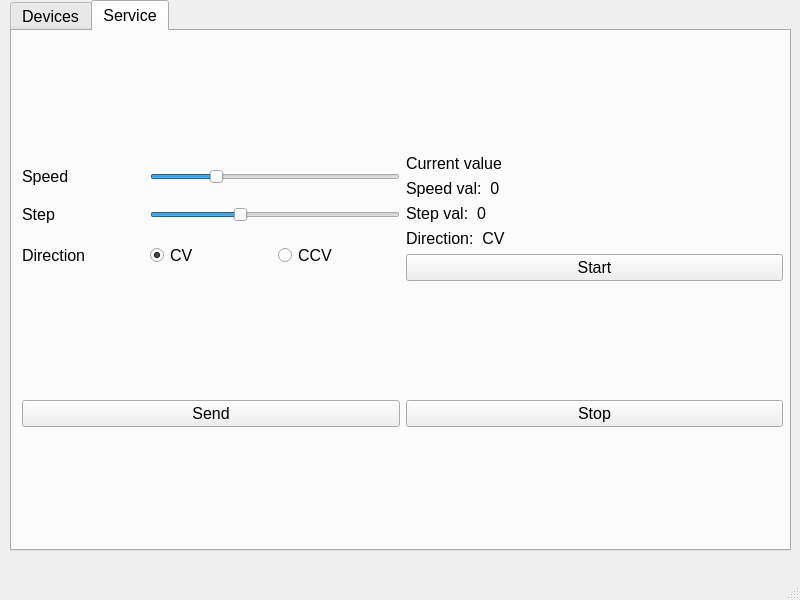
<?xml version="1.0" encoding="UTF-8"?>
<ui version="4.0">
 <class>MainWindow</class>
 <widget class="QMainWindow" name="MainWindow">
  <property name="geometry">
   <rect>
    <x>0</x>
    <y>0</y>
    <width>800</width>
    <height>600</height>
   </rect>
  </property>
  <property name="windowTitle">
   <string>MainWindow</string>
  </property>
  <widget class="QWidget" name="centralwidget">
   <widget class="QTabWidget" name="ServiceWidget">
    <property name="geometry">
     <rect>
      <x>10</x>
      <y>0</y>
      <width>781</width>
      <height>551</height>
     </rect>
    </property>
    <property name="font">
     <font>
      <pointsize>12</pointsize>
     </font>
    </property>
    <property name="currentIndex">
     <number>1</number>
    </property>
    <widget class="QWidget" name="tab">
     <attribute name="title">
      <string>Devices</string>
     </attribute>
    </widget>
    <widget class="QWidget" name="tab_2">
     <attribute name="title">
      <string>Service</string>
     </attribute>
     <widget class="QWidget" name="">
      <property name="geometry">
       <rect>
        <x>10</x>
        <y>10</y>
        <width>761</width>
        <height>501</height>
       </rect>
      </property>
      <layout class="QGridLayout" name="gridLayout_3">
       <item row="0" column="1">
        <layout class="QVBoxLayout" name="verticalLayout">
         <item>
          <layout class="QGridLayout" name="gridLayout_2">
           <item row="0" column="0" colspan="2">
            <widget class="QLabel" name="label_4">
             <property name="font">
              <font>
               <pointsize>12</pointsize>
              </font>
             </property>
             <property name="toolTipDuration">
              <number>5</number>
             </property>
             <property name="text">
              <string>Current value</string>
             </property>
            </widget>
           </item>
           <item row="1" column="0" colspan="2">
            <widget class="QLabel" name="label_5">
             <property name="font">
              <font>
               <pointsize>12</pointsize>
              </font>
             </property>
             <property name="text">
              <string>Speed val:  0</string>
             </property>
            </widget>
           </item>
           <item row="2" column="0" colspan="2">
            <widget class="QLabel" name="label_6">
             <property name="font">
              <font>
               <pointsize>12</pointsize>
              </font>
             </property>
             <property name="text">
              <string>Step val:  0</string>
             </property>
            </widget>
           </item>
           <item row="3" column="0" colspan="2">
            <widget class="QLabel" name="label_7">
             <property name="font">
              <font>
               <pointsize>12</pointsize>
              </font>
             </property>
             <property name="text">
              <string>Direction:  CV</string>
             </property>
            </widget>
           </item>
          </layout>
         </item>
         <item>
          <widget class="QPushButton" name="pushButton_2">
           <property name="font">
            <font>
             <pointsize>12</pointsize>
            </font>
           </property>
           <property name="text">
            <string>Start</string>
           </property>
          </widget>
         </item>
        </layout>
       </item>
       <item row="1" column="0">
        <widget class="QPushButton" name="pushButton">
         <property name="font">
          <font>
           <pointsize>12</pointsize>
          </font>
         </property>
         <property name="text">
          <string>Send</string>
         </property>
        </widget>
       </item>
       <item row="1" column="1">
        <widget class="QPushButton" name="pushButton_3">
         <property name="font">
          <font>
           <pointsize>12</pointsize>
          </font>
         </property>
         <property name="text">
          <string>Stop</string>
         </property>
        </widget>
       </item>
       <item row="0" column="0">
        <layout class="QGridLayout" name="gridLayout">
         <item row="1" column="0">
          <widget class="QLabel" name="label_2">
           <property name="font">
            <font>
             <pointsize>12</pointsize>
            </font>
           </property>
           <property name="text">
            <string>Step</string>
           </property>
          </widget>
         </item>
         <item row="1" column="1" colspan="2">
          <widget class="QSlider" name="Step_slider">
           <property name="value">
            <number>35</number>
           </property>
           <property name="orientation">
            <enum>Qt::Horizontal</enum>
           </property>
          </widget>
         </item>
         <item row="2" column="0">
          <widget class="QLabel" name="label_3">
           <property name="font">
            <font>
             <pointsize>12</pointsize>
            </font>
           </property>
           <property name="text">
            <string>Direction</string>
           </property>
          </widget>
         </item>
         <item row="0" column="1" colspan="2">
          <widget class="QSlider" name="Speed_slider">
           <property name="value">
            <number>25</number>
           </property>
           <property name="orientation">
            <enum>Qt::Horizontal</enum>
           </property>
          </widget>
         </item>
         <item row="2" column="1">
          <widget class="QRadioButton" name="radioButton">
           <property name="text">
            <string>CV</string>
           </property>
           <property name="checked">
            <bool>true</bool>
           </property>
          </widget>
         </item>
         <item row="2" column="2">
          <widget class="QRadioButton" name="radioButton_2">
           <property name="text">
            <string>CCV</string>
           </property>
          </widget>
         </item>
         <item row="0" column="0">
          <widget class="QLabel" name="label">
           <property name="font">
            <font>
             <pointsize>12</pointsize>
            </font>
           </property>
           <property name="text">
            <string>Speed</string>
           </property>
          </widget>
         </item>
        </layout>
       </item>
      </layout>
     </widget>
    </widget>
   </widget>
  </widget>
  <widget class="QMenuBar" name="menubar">
   <property name="geometry">
    <rect>
     <x>0</x>
     <y>0</y>
     <width>800</width>
     <height>21</height>
    </rect>
   </property>
  </widget>
  <widget class="QStatusBar" name="statusbar"/>
 </widget>
 <resources/>
 <connections/>
</ui>
